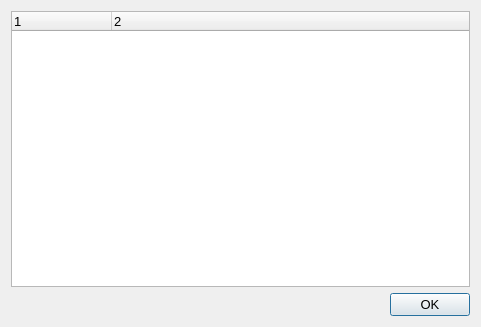
<?xml version="1.0" encoding="UTF-8"?>
<ui version="4.0">
 <class>PluginDialClass</class>
 <widget class="QDialog" name="PluginDialClass">
  <property name="geometry">
   <rect>
    <x>0</x>
    <y>0</y>
    <width>481</width>
    <height>327</height>
   </rect>
  </property>
  <property name="font">
   <font>
    <family>MS Shell Dlg 2</family>
    <pointsize>10</pointsize>
   </font>
  </property>
  <property name="windowTitle">
   <string>PluginDial</string>
  </property>
  <property name="windowIcon">
   <iconset resource="../../../resources/AnyWave.qrc">
    <normaloff>:/images/AnyWave_logo.jpg</normaloff>:/images/AnyWave_logo.jpg</iconset>
  </property>
  <layout class="QGridLayout" name="gridLayout">
   <item row="0" column="0">
    <layout class="QVBoxLayout" name="verticalLayout">
     <item>
      <widget class="QTreeWidget" name="treeWidget">
       <property name="selectionMode">
        <enum>QAbstractItemView::NoSelection</enum>
       </property>
       <property name="columnCount">
        <number>2</number>
       </property>
       <column>
        <property name="text">
         <string>1</string>
        </property>
       </column>
       <column>
        <property name="text">
         <string>2</string>
        </property>
       </column>
      </widget>
     </item>
     <item>
      <layout class="QHBoxLayout" name="horizontalLayout">
       <item>
        <spacer name="horizontalSpacer">
         <property name="orientation">
          <enum>Qt::Horizontal</enum>
         </property>
         <property name="sizeHint" stdset="0">
          <size>
           <width>298</width>
           <height>20</height>
          </size>
         </property>
        </spacer>
       </item>
       <item>
        <widget class="QPushButton" name="okButton">
         <property name="text">
          <string>OK</string>
         </property>
        </widget>
       </item>
      </layout>
     </item>
    </layout>
   </item>
  </layout>
 </widget>
 <layoutdefault spacing="6" margin="11"/>
 <resources>
  <include location="../../../resources/AnyWave.qrc"/>
 </resources>
 <connections/>
</ui>
